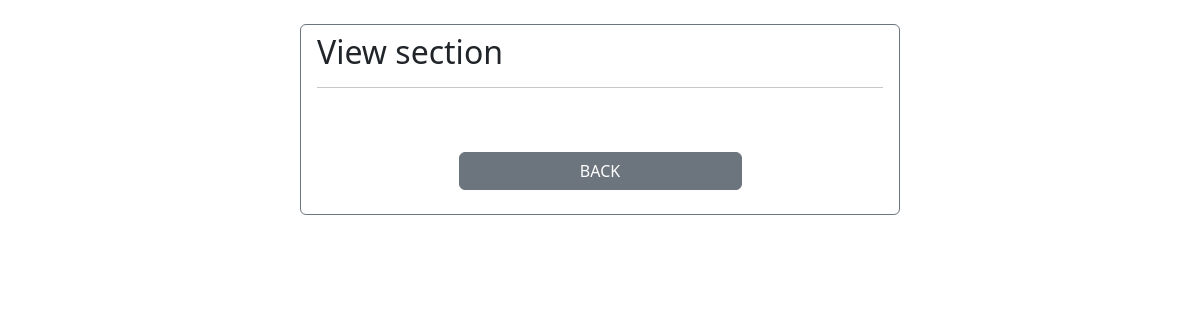
The page /Staff/operation/section/viewSection.php?code=BIC30503&number=3&type=A (signed in) on the database as committed earlier.
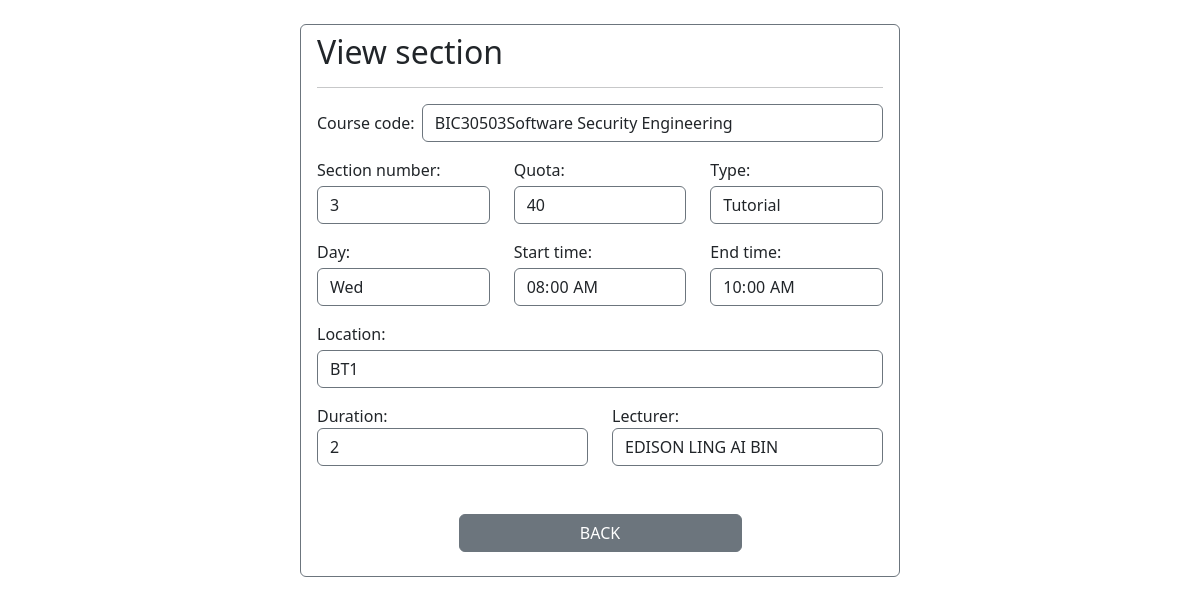
The same page on the database as committed later.
### tables this page shows
CREATE TABLE `section` (
  `section_number` int(11) NOT NULL,
  `section_type` varchar(255) NOT NULL,
  `course_code` varchar(255) NOT NULL,
  `lecturer_id` int(11) NOT NULL,
  `section_day` varchar(255) NOT NULL,
  `section_start_time` time NOT NULL,
  `section_end_time` time NOT NULL,
  `section_duration` int(11) NOT NULL,
  `section_quota` int(11) NOT NULL,
  `section_location` varchar(255) NOT NULL,
  `section_archive` tinyint(1) NOT NULL DEFAULT 0
);

CREATE TABLE `course` (
  `course_code` varchar(255) NOT NULL,
  `course_name` varchar(255) NOT NULL,
  `course_credit_hour` int(11) NOT NULL,
  `course_archive` int(11) NOT NULL DEFAULT 0
);

CREATE TABLE `lecturer` (
  `lecturer_id` int(11) NOT NULL,
  `lecturer_name` varchar(255) NOT NULL,
  `lecturer_phone_number` varchar(255) NOT NULL,
  `lecturer_gender` enum('Male','Female') NOT NULL,
  `lecturer_race` enum('Malay','Chinese','India','Other') NOT NULL,
  `lecturer_email` varchar(255) NOT NULL,
  `lecturer_password` varchar(255) NOT NULL,
  `lecturer_archive` tinyint(1) NOT NULL DEFAULT 0,
  `lecturer_personal_email` varchar(255) DEFAULT NULL
);

### Staff/operation/section/viewSection.php (the view, shortened to what this page needs)
<?php
  if(!isset($_SESSION['admin'])) {
    echo 'Please login first <br>';
    echo 'Click <a href="index.php">here<a/> to login';
  }else {
    include '../../db.php';
?>
<!DOCTYPE html>
<html lang="en">
<head>
  <link href="https://cdn.jsdelivr.net/npm/bootstrap@5.3.3/dist/css/bootstrap.min.css" rel="stylesheet"
>
  <link rel="stylesheet" href="https://cdnjs.cloudflare.com/ajax/libs/font-awesome/6.5.2/css/all.min.css"
 />
  <link rel="stylesheet" href="../../styles/style.css">
</head>
<body>
  <form class="w-50 mx-auto rounded border border-secondary px-3 pt-2 pb-4 mt-4 position-relative">
    <h2>View section</h2>
    <hr>
    <?php
      $course_code = $_GET['code'];
      $section_number = $_GET['number'];
      $section_type = $_GET['type'];
      $sql = "SELECT s.*, l.lecturer_name, c.course_name
        FROM section s
        JOIN lecturer l ON s.lecturer_id = l.lecturer_id
        JOIN course c ON s.course_code = c.course_code
        WHERE s.course_code = ? AND s.section_number = ? AND s.section_type = ?";
      $stmt = $conn->prepare($sql);
      $stmt->bind_param("sis", $course_code, $section_number, $section_type);
      $stmt->execute();
      $result = $stmt->get_result();
      if($row = $result->fetch_assoc()) {
    ?>
    <div class="d-flex align-items-center">
      <p style="width: 130px" class="m-0">Course code:</p>
      <input type="text" value="<?php echo $row["course_code"] . $row["course_name"]?>"
        class="form-control border border-secondary" readonly>
    </div>
    <div class="mt-3">
      <div class="row">
        <div class="col">
          <p class="mb-1">Section number:</p>
        </div>
        <div class="col">
          <p class="mb-1">Quota:</p>
        </div>
        <div class="col">
          <p class="mb-1">Type:</p>
        </div>
      </div>
      <div class="row">
        <div class="col">
          <input type="number" class="form-control border border-secondary" name="section-number"
            value="<?php echo $row["section_number"] ?>" readonly>
        </div>
        <div class="col">
          <input type="number" class="form-control border border-secondary" name="section-quota"
            value="<?php echo $row["section_quota"] ?>" readonly>
        </div>
        <div class="col">
          <input type="text" class="form-control border border-secondary" name="section-type"
            value="<?php echo $row["section_type"] === 'A' ? 'Tutorial': 'Lecture'?>" readonly>
        </div>
      </div>
    </div>
    <div class="mt-3">
      <div class="row">
        <div class="col">
          <p class="mb-1">Day:</p>
        </div>
        <div class="col">
          <p class="mb-1">Start time:</p>
        </div>
        <div class="col">
          <p class="mb-1">End time:</p>
        </div>
      </div>
      <div class="row">
        <div class="col">
          <input type="text" class="form-control border border-secondary" name="section-day"
            value="<?php echo $row["section_day"] ?>" readonly>
        </div>
        <div class="col">
          <input type="time" name="section-start-time" class="form-control border border-secondary" readonly
            value="<?php echo $row["section_start_time"] ?>">
        </div>
        <div class="col">
          <input type="time" name="section-end-time" class="form-control border border-secondary" readonly
            value="<?php echo $row["section_end_time"] ?>">
        </div>
      </div>
    </div>
    <p class="mt-3 mb-1">Location:</p>
    <input type="text" name="section-location" class="form-control border border-secondary" readonly
      value="<?php echo $row["section_location"] ?>">
    <div class="mt-3">
      <div class="row">
        <div class="col">
          Duration:
        </div>
        <div class="col">
          Lecturer:
        </div>
      </div>
      <div class="row">
        <div class="col">
          <input type="number" readonly name="section-duration" class="form-control border border-secondary"
            value="<?php echo $row["section_duration"] ?>">
        </div>
        <div class="col">
          <input type="text" readonly name="lecturer-name" class="form-control border border-secondary"
            value="<?php echo $row["lecturer_name"] ?>">
        </div>
      </div>
    </div>
    <?php
      }
    ?>
    <div class="text-center">
      <button class="btn btn-secondary block w-50 mx-auto mt-5" type="button" name="back" id="back-button"
        onclick="window.location.href = '../../section.php'">BACK</button>
    </div>
  </form>
</body>
</html>
<?php
  }
?>

Rows that differ between the two databases and show on the page:
added section: course_code.course_name "BIC30503Software Security Engineering", section-number "3", section-quota "40", section-type "Tutorial", section-day "Wed", section-start-time "08:00:00", section-end-time "10:00:00", section-location "BT1", section-duration "2", lecturer-name "EDISON LING AI BIN"
Other text that changed with them:
text now shown: "Course code: Section number: Quota: Type: Day: Start time: End time: Location: Duration: Lecturer:"
